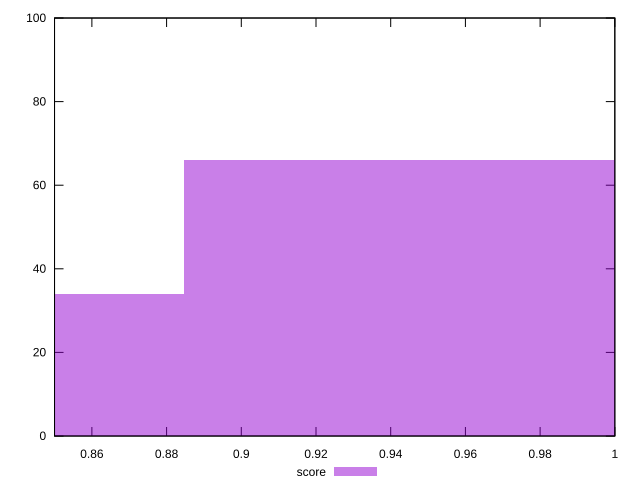

Reproduce this figure in gnuplot.
reset

$score <<EOF
0.9525719568839441 66
0.8164902487576664 34
EOF

set key outside below
set boxwidth 0.13608170812627773
set xrange [0.85:1]
set yrange [0:100]
set trange [0:100]
set style fill transparent solid 0.5 noborder
set terminal svg size 640, 490 enhanced background rgb 'white'
set output "report_00015_2021-02-09T16-11-33.973Z/unminified-css/samples/pages/score/histogram.svg"

plot $score title "score" with boxes

reset
